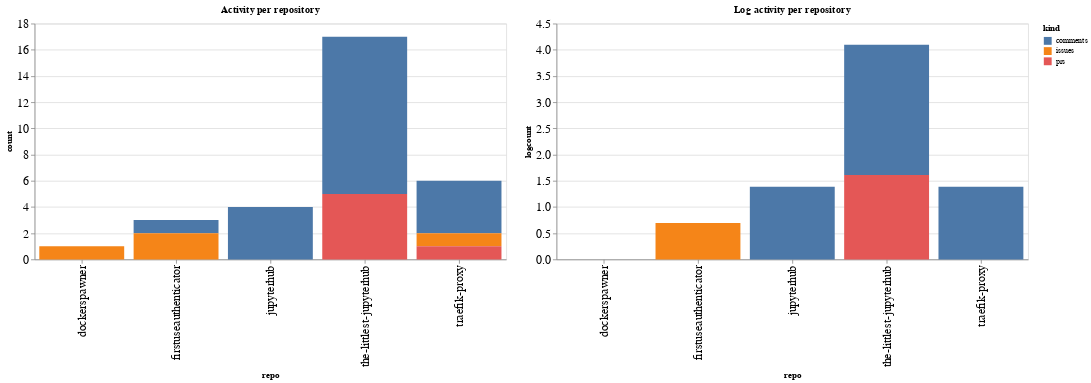

The cell this chart's notebook holds for it:
### Code cell
ch1 = alt.Chart(repo_summaries, width=600, title="Activity per repository").mark_bar().encode(
    x='repo',
    y='count',
    color='kind',
    tooltip="kind"
)

ch2 = alt.Chart(repo_summaries, width=600, title="Log activity per repository").mark_bar().encode(
    x='repo',
    y='logcount',
    color='kind',
    tooltip="kind"
)

ch1 | ch2

### Figure 1 — Vega-Lite specification as saved in the notebook (floating-point values rounded to 4 significant figures)
{"config": {"axisLeft": {"labelFontSize": 15}, "axisBottom": {"labelFontSize": 15}}, "hconcat": [{"mark": "bar", "encoding": {"color": {"type": "nominal", "field": "kind"}, "tooltip": {"type": "nominal", "field": "kind"}, "x": {"type": "nominal", "field": "repo"}, "y": {"type": "quantitative", "field": "count"}}, "title": "Activity per repository", "width": 600}, {"mark": "bar", "encoding": {"color": {"type": "nominal", "field": "kind"}, "tooltip": {"type": "nominal", "field": "kind"}, "x": {"type": "nominal", "field": "repo"}, "y": {"type": "quantitative", "field": "logcount"}}, "title": "Log activity per repository", "width": 600}], "data": {"name": "data-afa274d0576ff0370814b02ee44b4f38"}, "$schema": "https://vega.github.io/schema/vega-lite/v4.8.1.json", "datasets": {"data-afa274d0576ff0370814b02ee44b4f38": [{"repo": "dockerspawner", "kind": "issues", "count": 1, "logcount": 0.0}, {"repo": "firstuseauthenticator", "kind": "comments", "count": 1, "logcount": 0.0}, {"repo": "firstuseauthenticator", "kind": "issues", "count": 2, "logcount": 0.6931}, {"repo": "jupyterhub", "kind": "comments", "count": 4, "logcount": 1.386}, {"repo": "the-littlest-jupyterhub", "kind": "comments", "count": 12, "logcount": 2.485}, {"repo": "the-littlest-jupyterhub", "kind": "prs", "count": 5, "logcount": 1.609}, {"repo": "traefik-proxy", "kind": "comments", "count": 4, "logcount": 1.386}, {"repo": "traefik-proxy", "kind": "issues", "count": 1, "logcount": 0.0}, {"repo": "traefik-proxy", "kind": "prs", "count": 1, "logcount": 0.0}]}}
